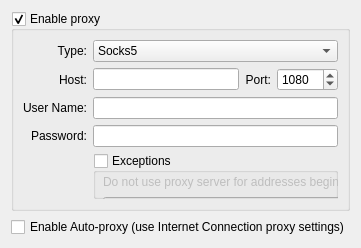
     <widget class="QWidget" name="tab_4">
      <attribute name="title">
       <string>Proxy</string>
      </attribute>
      <layout class="QVBoxLayout">
       <item>
        <widget class="QGroupBox" name="proxySupport">
         <property name="title">
          <string>Enable proxy</string>
         </property>
         <property name="checkable">
          <bool>true</bool>
         </property>
         <layout class="QGridLayout">
          <item row="8" column="0">
           <spacer name="verticalSpacer">
            <property name="orientation">
             <enum>Qt::Vertical</enum>
            </property>
            <property name="sizeHint" stdset="0">
             <size>
              <width>20</width>
              <height>40</height>
             </size>
            </property>
           </spacer>
          </item>
          <item row="0" column="0">
           <widget class="QLabel" name="label_9">
            <property name="text">
             <string>Type:</string>
            </property>
            <property name="alignment">
             <set>Qt::AlignRight|Qt::AlignTrailing|Qt::AlignVCenter</set>
            </property>
           </widget>
          </item>
          <item row="0" column="1" colspan="3">
           <widget class="QComboBox" name="proxyType">
            <item>
             <property name="text">
              <string>Socks5</string>
             </property>
            </item>
            <item>
             <property name="text">
              <string>Http</string>
             </property>
            </item>
           </widget>
          </item>
          <item row="2" column="0">
           <widget class="QLabel" name="label_10">
            <property name="text">
             <string>Host:</string>
            </property>
            <property name="alignment">
             <set>Qt::AlignRight|Qt::AlignTrailing|Qt::AlignVCenter</set>
            </property>
           </widget>
          </item>
          <item row="2" column="1">
           <widget class="QLineEdit" name="proxyHostName"/>
          </item>
          <item row="4" column="0">
           <widget class="QLabel" name="label_12">
            <property name="text">
             <string>User Name:</string>
            </property>
            <property name="alignment">
             <set>Qt::AlignRight|Qt::AlignTrailing|Qt::AlignVCenter</set>
            </property>
           </widget>
          </item>
          <item row="4" column="1" colspan="3">
           <widget class="QLineEdit" name="proxyUserName"/>
          </item>
          <item row="5" column="0">
           <widget class="QLabel" name="label_13">
            <property name="text">
             <string>Password:</string>
            </property>
            <property name="alignment">
             <set>Qt::AlignRight|Qt::AlignTrailing|Qt::AlignVCenter</set>
            </property>
           </widget>
          </item>
          <item row="5" column="1" colspan="3">
           <widget class="QLineEdit" name="proxyPassword">
            <property name="echoMode">
             <enum>QLineEdit::Password</enum>
            </property>
           </widget>
          </item>
          <item row="2" column="3">
           <widget class="QSpinBox" name="proxyPort">
            <property name="maximum">
             <number>65535</number>
            </property>
            <property name="value">
             <number>1080</number>
            </property>
           </widget>
          </item>
          <item row="2" column="2">
           <widget class="QLabel" name="label_11">
            <property name="text">
             <string>Port:</string>
            </property>
            <property name="alignment">
             <set>Qt::AlignRight|Qt::AlignTrailing|Qt::AlignVCenter</set>
            </property>
           </widget>
          </item>
          <item row="6" column="1" rowspan="3" colspan="3">
           <widget class="QGroupBox" name="proxyExcept">
            <property name="title">
             <string>Exceptions</string>
            </property>
            <property name="checkable">
             <bool>true</bool>
            </property>
            <property name="checked">
             <bool>false</bool>
            </property>
            <widget class="QWidget" name="layoutWidget">
             <property name="geometry">
              <rect>
               <x>10</x>
               <y>20</y>
               <width>471</width>
               <height>70</height>
              </rect>
             </property>
             <layout class="QVBoxLayout" name="verticalLayout_3">
              <item>
               <widget class="QLabel" name="label_20">
                <property name="text">
                 <string>Do not use proxy server for addresses beginning with:</string>
                </property>
               </widget>
              </item>
              <item>
               <widget class="QLineEdit" name="proxyExceptions"/>
              </item>
              <item>
               <widget class="QLabel" name="label_21">
                <property name="text">
                 <string>Use semicolons (;) to separate entries</string>
                </property>
               </widget>
              </item>
             </layout>
            </widget>
           </widget>
          </item>
         </layout>
        </widget>
       </item>
       <item>
        <widget class="QCheckBox" name="proxyAuto">
         <property name="text">
          <string>Enable Auto-proxy (use Internet Connection proxy settings)</string>
         </property>
        </widget>
       </item>
      </layout>
     </widget>
